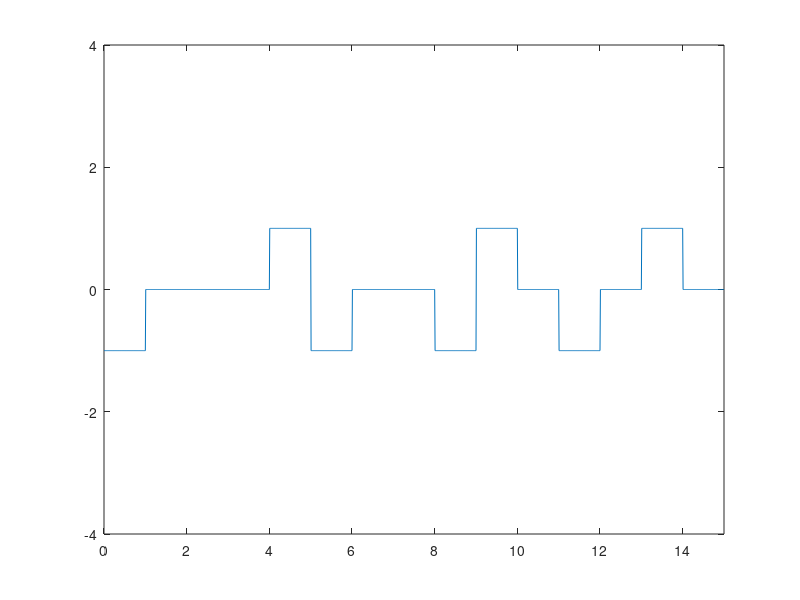

MATLAB code for this plot:
clear;

bits = [1,0,0,0,1,0,0,0,0,1,0,1,0,1,0];

bit_rate=1;

pre_vol=1;
amp=1;
amp=pre_vol*amp;
tmp=amp;
cn0=0;
cn1=0;

for i = 1:length(bits)
    
    if bits(i) == 0
        cn0 = cn0+1;
    else
        cn1=cn1+1;
        cn0=0;
    end
    
    if cn0>3
        if mod(cn1,2)==0
            amplitude(i) = -amp;
            amp=amplitude(i);
            amplitude(i-3) = amp;
        else
            amplitude(i) = amp;
        end
        cn0=0;
        c1=0;
    elseif bits(i)==0
        amplitude(i) = 0;
    else 
        amplitude(i)= -amp;
        amp=amplitude(i);
    end
end

Time=length(bits)/bit_rate;
n=100;
time=0:0.01:Time;
x=1;
for i=1:length(time)
  y_valu(i)=amplitude(x);
  if time(i)*bit_rate>=x
    x=x+1;
  endif
endfor

plot(time,y_valu);
axis([0 Time -4 4]);
